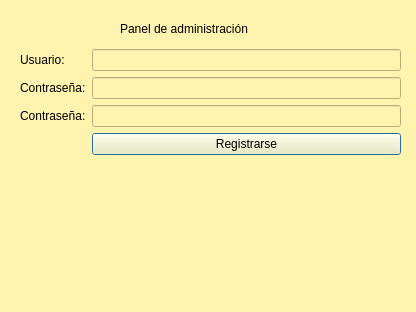
<?xml version="1.0" encoding="UTF-8"?>
<ui version="4.0">
 <class>Register_administrador</class>
 <widget class="QDialog" name="Register_administrador">
  <property name="geometry">
   <rect>
    <x>0</x>
    <y>0</y>
    <width>416</width>
    <height>312</height>
   </rect>
  </property>
  <property name="windowTitle">
   <string>Registrar Administrador</string>
  </property>
  <property name="windowIcon">
   <iconset resource="icons.qrc">
    <normaloff>:/img/icons/icon.ico</normaloff>:/img/icons/icon.ico</iconset>
  </property>
  <property name="styleSheet">
   <string notr="true">background-color: rgb(255, 243, 176);</string>
  </property>
  <widget class="QLabel" name="label_2">
   <property name="geometry">
    <rect>
     <x>120</x>
     <y>20</y>
     <width>181</width>
     <height>17</height>
    </rect>
   </property>
   <property name="text">
    <string>Panel de administración</string>
   </property>
  </widget>
  <widget class="QWidget" name="layoutWidget">
   <property name="geometry">
    <rect>
     <x>20</x>
     <y>49</y>
     <width>381</width>
     <height>131</height>
    </rect>
   </property>
   <layout class="QFormLayout" name="formLayout">
    <item row="0" column="0">
     <widget class="QLabel" name="label_3">
      <property name="text">
       <string>Usuario:</string>
      </property>
     </widget>
    </item>
    <item row="0" column="1">
     <widget class="QLineEdit" name="inNombre"/>
    </item>
    <item row="1" column="0">
     <widget class="QLabel" name="label_5">
      <property name="text">
       <string>Contraseña:</string>
      </property>
     </widget>
    </item>
    <item row="1" column="1">
     <widget class="QLineEdit" name="inContra"/>
    </item>
    <item row="2" column="1">
     <widget class="QLineEdit" name="inContraVeri"/>
    </item>
    <item row="2" column="0">
     <widget class="QLabel" name="label_6">
      <property name="text">
       <string>Contraseña:</string>
      </property>
     </widget>
    </item>
    <item row="3" column="1">
     <widget class="QPushButton" name="btncuenta">
      <property name="text">
       <string>Registrarse</string>
      </property>
     </widget>
    </item>
   </layout>
  </widget>
 </widget>
 <resources>
  <include location="icons.qrc"/>
 </resources>
 <connections/>
</ui>
